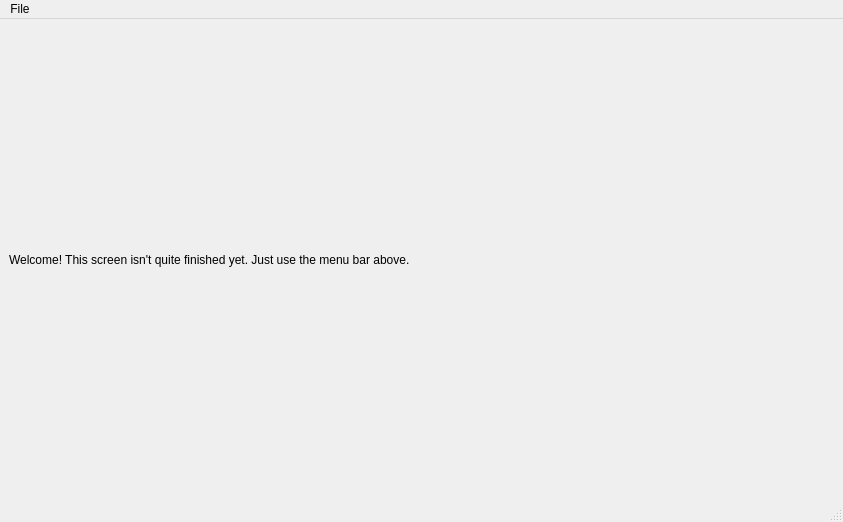
<?xml version="1.0" encoding="UTF-8"?>
<ui version="4.0">
 <class>MainWindow</class>
 <widget class="QMainWindow" name="MainWindow">
  <property name="geometry">
   <rect>
    <x>0</x>
    <y>0</y>
    <width>843</width>
    <height>522</height>
   </rect>
  </property>
  <property name="windowTitle">
   <string>MainWindow</string>
  </property>
  <widget class="QWidget" name="centralwidget">
   <layout class="QVBoxLayout" name="verticalLayout">
    <item>
     <widget class="QLabel" name="welcome_widget">
      <property name="text">
       <string>Welcome! This screen isn't quite finished yet. Just use the menu bar above.</string>
      </property>
     </widget>
    </item>
   </layout>
  </widget>
  <widget class="QMenuBar" name="menubar">
   <property name="geometry">
    <rect>
     <x>0</x>
     <y>0</y>
     <width>843</width>
     <height>22</height>
    </rect>
   </property>
   <widget class="QMenu" name="menuFile">
    <property name="title">
     <string>File</string>
    </property>
    <addaction name="action_open"/>
   </widget>
   <addaction name="menuFile"/>
  </widget>
  <widget class="QStatusBar" name="statusbar"/>
  <action name="action_open">
   <property name="text">
    <string>Open</string>
   </property>
  </action>
 </widget>
 <resources/>
 <connections/>
</ui>
